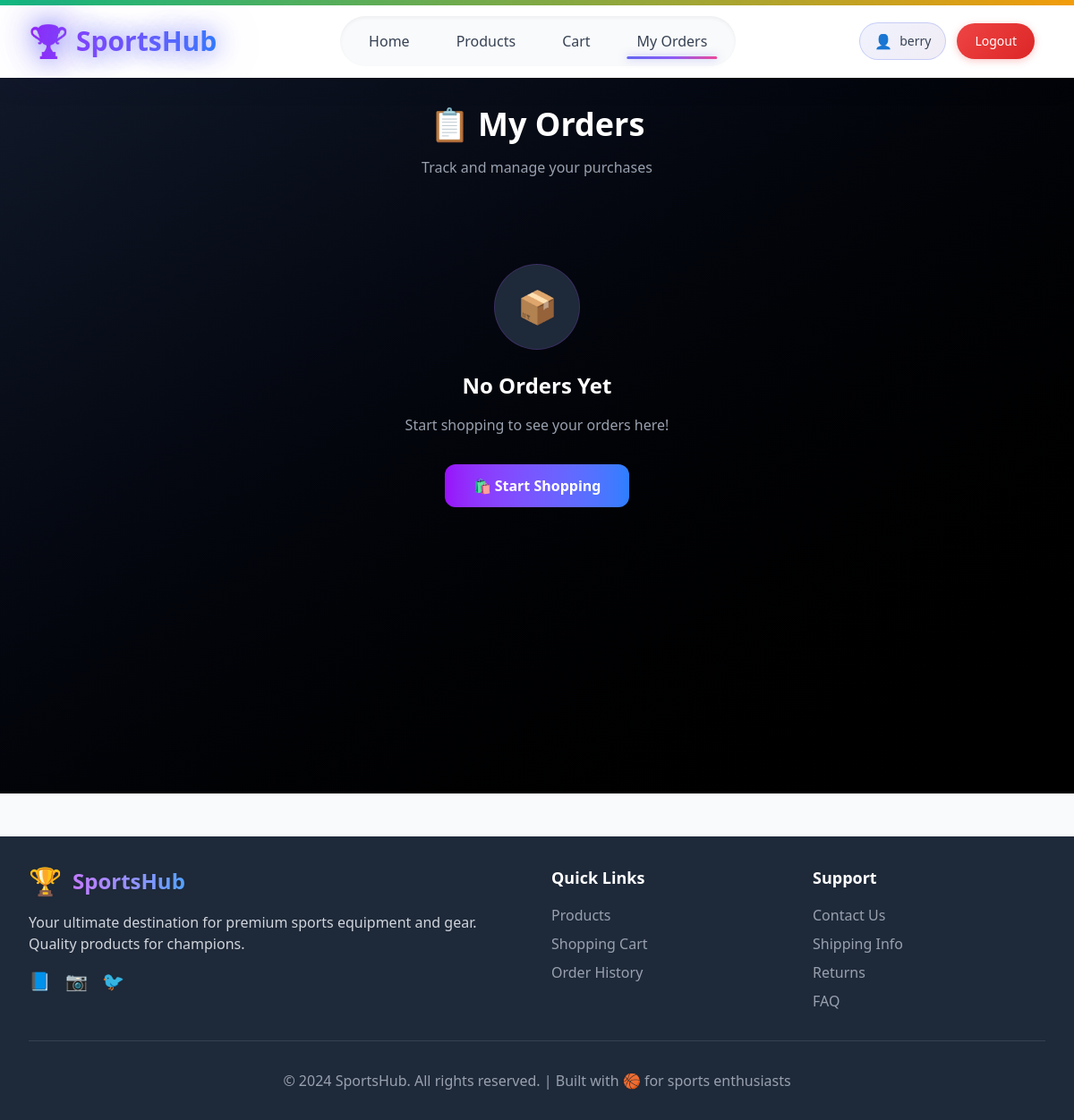
/orders/ (signed in), run on an earlier commit of the app's database.
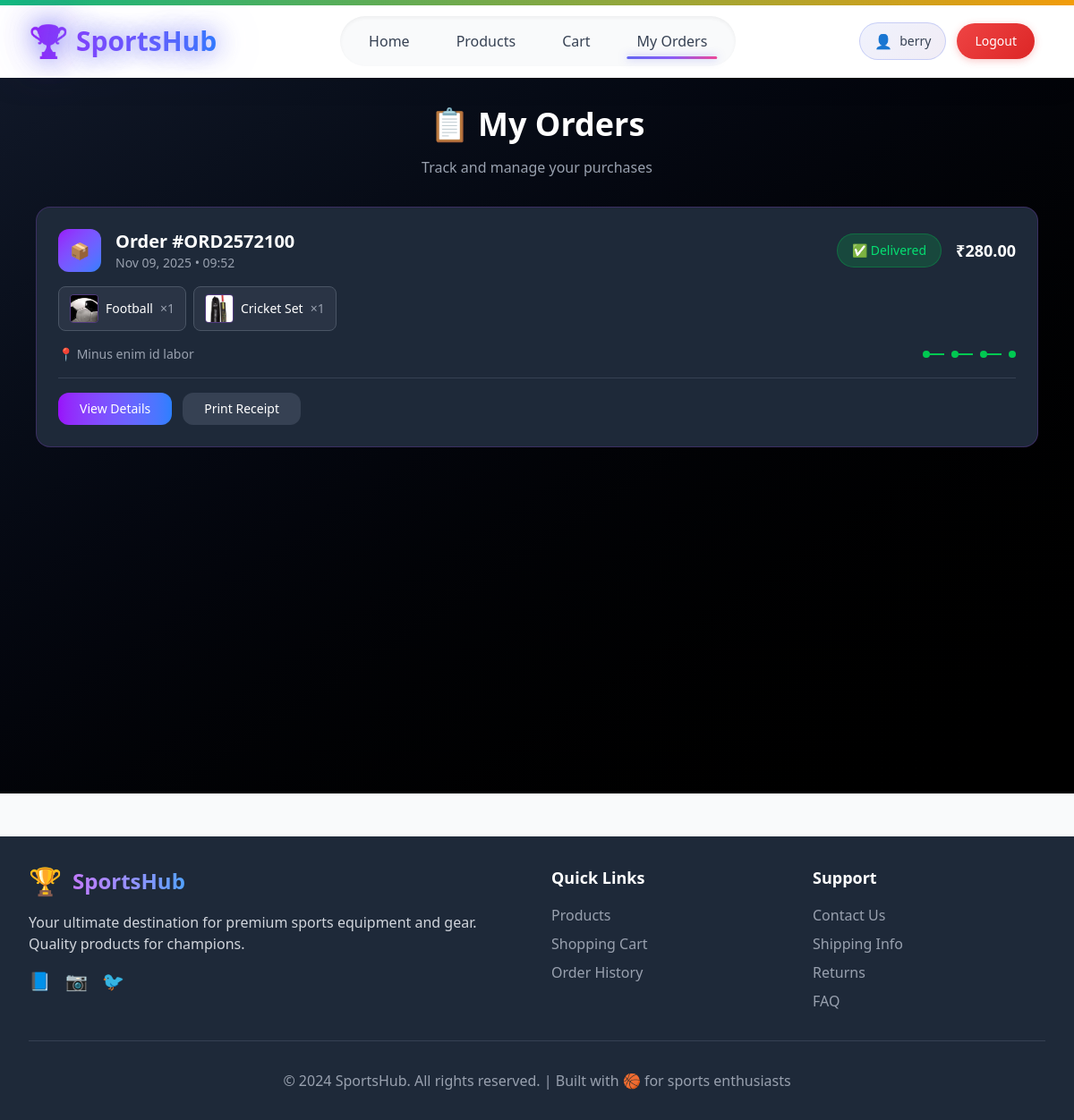
And on a later commit of the database.
### shop/models.py (models this page shows, shortened)
class Order(models.Model):
    STATUS_CHOICES = [
        ('pending', '🟡 Pending'),
        ('confirmed', '🔵 Confirmed'),
        ('shipped', '🚚 Shipped'),
        ('delivered', '✅ Delivered'),
        ('cancelled', '❌ Cancelled'),
        ('paid', '💰 Paid'),
    ]
    STATUS_PROGRESSION = ['pending', 'confirmed', 'shipped', 'delivered']
    order_number = models.CharField(max_length=20, unique=True)
    customer = models.ForeignKey(User, on_delete=models.CASCADE, related_name='orders')
    seller = models.ForeignKey(User, on_delete=models.CASCADE, related_name='seller_orders')
    total_amount = models.DecimalField(max_digits=10, decimal_places=2)
    status = models.CharField(max_length=20, choices=STATUS_CHOICES, default='pending')
    shipping_address = models.TextField()
    customer_phone = models.CharField(max_length=15)
    stripe_session_id = models.CharField(max_length=255, blank=True, null=True)  # Add this field
    created_at = models.DateTimeField(auto_now_add=True)
    updated_at = models.DateTimeField(auto_now=True)
    @property
    def status_index(self):
        try:
            return self.STATUS_PROGRESSION.index(self.status)
        except ValueError:
            return -1  # For cancelled status

class OrderItem(models.Model):
    order = models.ForeignKey(Order, related_name='items', on_delete=models.CASCADE)
    product = models.ForeignKey(Product, on_delete=models.CASCADE,related_name='order_items')
    quantity = models.PositiveIntegerField(default=1)
    price = models.DecimalField(max_digits=10, decimal_places=2)  # Price at time of order

class Product(models.Model):
    name = models.CharField(max_length=200)
    description = models.TextField()
    price = models.DecimalField(max_digits=10, decimal_places=2)
    image = models.ImageField(upload_to='products/')
    seller = models.ForeignKey(User, on_delete=models.CASCADE)
    stock_quantity = models.PositiveIntegerField(default=0)
    is_active = models.BooleanField(default=True)
    created_at = models.DateTimeField(auto_now_add=True)

### buyer/views.py (the view)
# urls.py: path('orders/', views.order_history, name='order_history'),
@login_required
def order_history(request):
    if not request.user.is_buyer():
        messages.error(request, "Access denied. Buyer account required.")
        return redirect('accounts:retail_admin_login')
    orders = Order.objects.filter(customer=request.user).order_by('-created_at')
    context = {
        'orders': orders,
    }
    return render(request, 'buyer/order_history.html', context)

### accounts/models.py (called while the page is built)
    def is_buyer(self):
        return self.role == self.Roles.BUYER

    def is_seller(self):
        return self.role == self.Roles.SELLER

### buyer/templates/buyer/order_history.html (shortened to what the changed rows need)
{% extends 'base.html' %}
{% load static %}
{% block content %}
<div class="min-h-screen bg-gradient-to-br from-gray-900 to-black py-8">
    <div class="max-w-6xl mx-auto px-4">
        <div class="text-center mb-8">
            <h1 class="text-4xl font-bold text-white mb-4">📋 My Orders</h1>
        </div>
        {% if orders %}
        <div class="space-y-6">
            {% for order in orders %}
            <div class="bg-gray-800 rounded-2xl p-6 border border-purple-500/20 hover:border-purple-500/40 transition-all duration-300">
                <div class="flex flex-col lg:flex-row lg:items-center lg:justify-between mb-4">
                    <div class="flex items-center space-x-4 mb-4 lg:mb-0">
                        <div class="w-12 h-12 bg-gradient-to-br from-purple-600 to-blue-500 rounded-xl flex items-center justify-center">
                            <span class="text-white text-lg">📦</span>
                        </div>
                        <div>
                            <h3 class="text-xl font-bold text-white">Order #{{ order.order_number }}</h3>
                            <p class="text-gray-400 text-sm">{{ order.created_at|date:"M d, Y • H:i" }}</p>
                        </div>
                    </div>
                    <div class="flex flex-col sm:flex-row sm:items-center space-y-2 sm:space-y-0 sm:space-x-4">
                        <span class="px-4 py-2 rounded-full text-sm font-medium
                            {% if order.status == 'pending' %}bg-yellow-500/20 text-yellow-400 border border-yellow-500/30
                            {% elif order.status == 'confirmed' %}bg-blue-500/20 text-blue-400 border border-blue-500/30
                            {% elif order.status == 'shipped' %}bg-purple-500/20 text-purple-400 border border-purple-500/30
                            {% elif order.status == 'delivered' %}bg-green-500/20 text-green-400 border border-green-500/30
                            {% else %}bg-red-500/20 text-red-400 border border-red-500/30{% endif %}">
                            {{ order.get_status_display }}
                        </span>
                        <span class="text-white font-bold text-lg">₹{{ order.total_amount }}</span>
                    </div>
                </div>
                <div class="mb-4">
                    <div class="flex flex-wrap gap-2">
                        {% for item in order.items.all|slice:":3" %}
                        <div class="flex items-center space-x-2 bg-gray-700/50 px-3 py-2 rounded-lg border border-gray-600">
                            {% if item.product.image %}
                            <img src="{{ item.product.image.url }}" alt="{{ item.product.name }}"
                                 class="w-8 h-8 object-cover rounded border border-purple-500/30">
                            {% else %}
                            <div class="w-8 h-8 bg-gradient-to-br from-purple-600 to-blue-500 rounded flex items-center justify-center">
                                <span class="text-white text-xs">📱</span>
                            </div>
                            {% endif %}
                            <span class="text-white text-sm">{{ item.product.name }}</span>
                            <span class="text-gray-400 text-sm">×{{ item.quantity }}</span>
                        </div>
                        {% endfor %}
                    </div>
                </div>
                <div class="flex items-center justify-between mb-4">
                    <div class="flex items-center space-x-4 text-sm text-gray-400">
                        <span>📍 {{ order.shipping_address|truncatewords:5 }}</span>
                    </div>
                    <div class="flex items-center space-x-2">
                        {% for status in order.STATUS_PROGRESSION %}
                        <div class="flex items-center">
                            <div class="w-2 h-2 rounded-full
                                {% if order.status_index >= forloop.counter0 %}bg-green-500
                                {% else %}bg-gray-600{% endif %}"></div>
                            {% if not forloop.last %}
                            <div class="w-4 h-0.5
                                {% if order.status_index > forloop.counter0 %}bg-green-500
                                {% else %}bg-gray-600{% endif %}"></div>
                            {% endif %}
                        </div>
                        {% endfor %}
                    </div>
                </div>
                <div class="flex flex-wrap gap-3 pt-4 border-t border-gray-700">
                    <a href="{% url 'buyer:order_detail' order.order_number %}"
                       class="bg-gradient-to-r from-purple-600 to-blue-500 text-white px-6 py-2 rounded-xl hover:from-purple-700 hover:to-blue-600 transform hover:scale-105 transition-all duration-300 text-sm font-medium">
                        View Details
                    </a>
                    <button onclick="window.print()"
                            class="bg-gray-700 text-white px-6 py-2 rounded-xl hover:bg-gray-600 transform hover:scale-105 transition-all duration-300 text-sm font-medium">
                        Print Receipt
                    </button>
                </div>
            </div>
            {% endfor %}
        </div>
        {% else %}
        <div class="text-center py-16">
            <div class="w-24 h-24 bg-gray-800 rounded-full flex items-center justify-center mx-auto mb-6 border border-purple-500/20">
                <span class="text-4xl">📦</span>
            </div>
            <h3 class="text-2xl font-bold text-white mb-4">No Orders Yet</h3>
            <p class="text-gray-400 mb-8">Start shopping to see your orders here!</p>
            <a href="{% url 'buyer:product_list' %}"
               class="bg-gradient-to-r from-purple-600 to-blue-500 text-white font-bold py-3 px-8 rounded-xl hover:from-purple-700 hover:to-blue-600 transform hover:scale-105 transition-all duration-300 inline-flex items-center space-x-2">
                <span>🛍️ Start Shopping</span>
            </a>
        </div>
        {% endif %}
    </div>
</div>
{% endblock %}

What changed in the data, as far as the page shows it:
added Order: order_number "ORD2572100", created_at "Nov 09, 2025 • 09:52", status "✅ Delivered", total_amount "280.00", shipping_address "Minus enim id labor"
added OrderItem: product.image (picture), product.name "Football", quantity "1"
added OrderItem: product.image (picture), product.name "Cricket Set", quantity "1"
Also different on the page:
text no longer shown: "📦 No Orders Yet Start shopping to see your orders here! 🛍️ Start Shopping"
